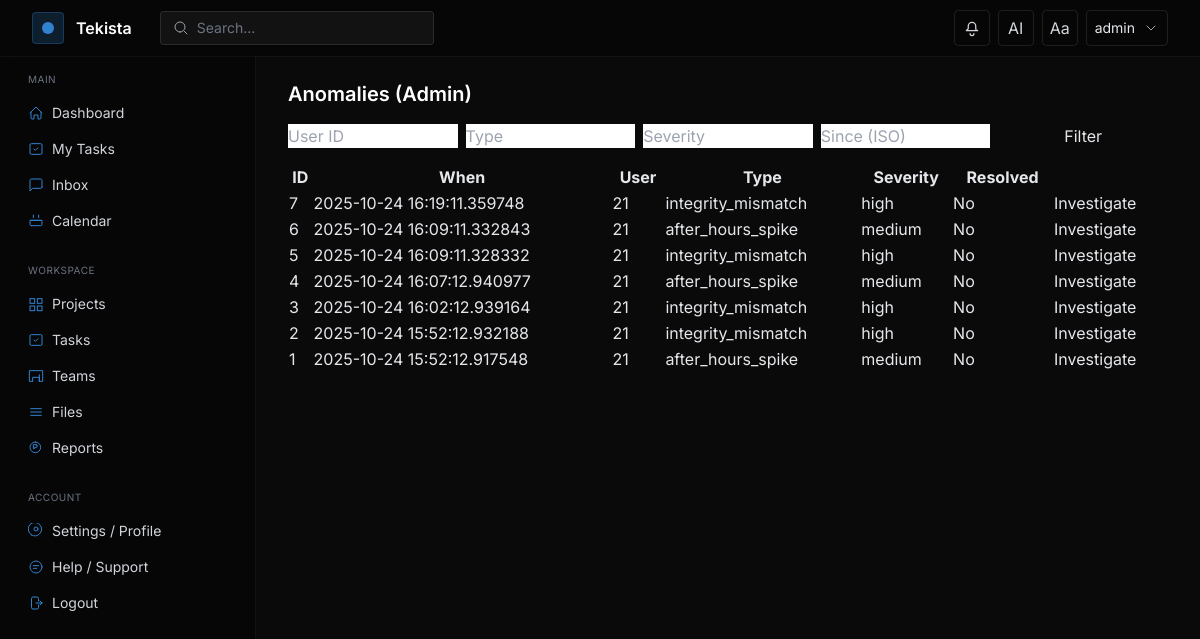
The app's page /admin/anomalies (signed in), older data.
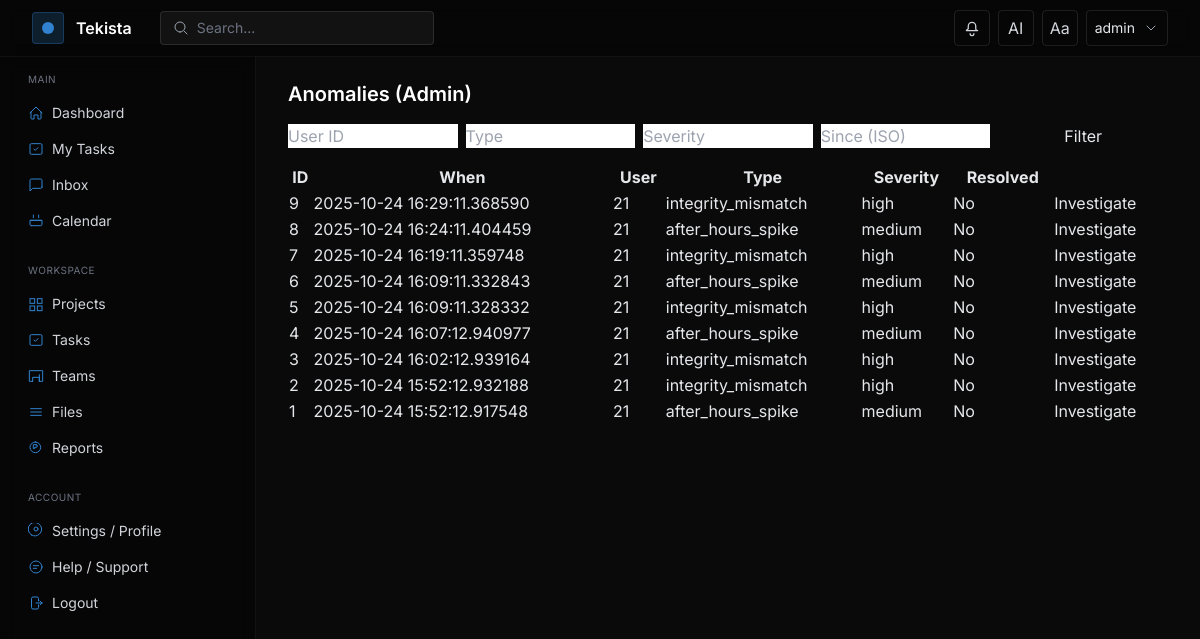
The same page, newer data.
### models.py (models this page shows, shortened)
class User(UserMixin, db.Model):
    __tablename__ = "user"
    id = db.Column(db.Integer, primary_key=True)
    username = db.Column(db.String(80), unique=True, nullable=False)
    email = db.Column(db.String(120), unique=True, nullable=False)
    password_hash = db.Column(db.String(128), nullable=False)
    organization_id = db.Column(db.Integer, db.ForeignKey('organization.id'), nullable=True)
    role_id = db.Column(db.Integer, db.ForeignKey('role.id'), nullable=True)
    custom_role_id = db.Column(db.Integer, db.ForeignKey('custom_role.id'), nullable=True)
    api_token = db.Column(db.String(128), unique=True, index=True, nullable=True)
    token_expiration = db.Column(db.DateTime, nullable=True)
    created_at = db.Column(db.DateTime, default=datetime.utcnow)
    current_workload = db.Column(db.Float, default=0.0)  # 0..100
    availability = db.Column(db.String(20), default='Available')  # Available|Busy|In a Meeting|On a Break|Out of Office
    role = db.relationship('Role')
    projects = db.relationship('Project', secondary=project_users, back_populates='users')
    tasks = db.relationship('Task', secondary=task_assignees, back_populates='assignees')

class AnomalyEvent(db.Model):
    __tablename__ = 'anomaly_event'
    id = db.Column(db.Integer, primary_key=True)
    user_id = db.Column(db.Integer, db.ForeignKey('user.id'), index=True)
    severity = db.Column(db.String(20))  # low|medium|high
    type = db.Column(db.String(80))
    occurred_at = db.Column(db.DateTime, default=datetime.utcnow, index=True)
    source_event_id = db.Column(db.Integer, nullable=True)
    evidence_json = db.Column(db.Text)
    explanation_json = db.Column(db.Text)
    resolved = db.Column(db.Boolean, default=False)
    resolved_by = db.Column(db.Integer, db.ForeignKey('user.id'), nullable=True)
    resolved_at = db.Column(db.DateTime, nullable=True)

### app.py (the view)
    @app.route('/admin/anomalies')
    @login_required
    def admin_anomalies():
        _require_admin()
        from models import AnomalyEvent, User
        events = AnomalyEvent.query.order_by(AnomalyEvent.occurred_at.desc()).limit(200).all()
        users_map = {u.id: u for u in User.query.all()}
        return render_template('pages/anomalies.html', events=events, users_map=users_map)

### templates/pages/anomalies.html (shortened to what this page needs)
{% extends 'layouts/app.html' %}
{% block content %}
<div class="max-w-7xl">
  <h1 class="text-xl font-semibold text-white mb-4">Anomalies (Admin)</h1>
  <form method="get" class="mb-4 grid grid-cols-1 md:grid-cols-5 gap-2">
    <input name="user_id" class="input input-bordered" placeholder="User ID" value="{{ request.args.get('user_id','') }}" />
    <input name="type" class="input input-bordered" placeholder="Type" value="{{ request.args.get('type','') }}" />
    <input name="severity" class="input input-bordered" placeholder="Severity" value="{{ request.args.get('severity','') }}" />
    <input name="since" class="input input-bordered" placeholder="Since (ISO)" value="{{ request.args.get('since','') }}" />
    <button class="btn btn-primary">Filter</button>
  </form>
  <div class="overflow-x-auto">
    <table class="table table-zebra w-full">
      <thead>
        <tr>
          <th>ID</th>
          <th>When</th>
          <th>User</th>
          <th>Type</th>
          <th>Severity</th>
          <th>Resolved</th>
          <th></th>
        </tr>
      </thead>
      <tbody>
        {% for e in events %}
        <tr>
          <td>{{ e.id }}</td>
          <td>{{ e.occurred_at }}</td>
          <td>{% if e.user_id %}{{ users_map.get(e.user_id).username if users_map.get(e.user_id) else e.user_id }}{% else %}-{% endif %}</td>
          <td>{{ e.type }}</td>
          <td>{{ e.severity }}</td>
          <td>{{ 'Yes' if e.resolved else 'No' }}</td>
          <td><a class="link" href="{{ url_for('admin_investigate', anomaly_id=e.id) }}">Investigate</a></td>
        </tr>
        {% else %}
        <tr><td colspan="7" class="text-gray-400">No anomalies found.</td></tr>
        {% endfor %}
      </tbody>
    </table>
  </div>
</div>
{% endblock %}

### templates/layouts/app.html (shortened to what this page needs)
<!DOCTYPE html>
<html lang="en" class="dark" data-theme="dark">
<head>
  <script src="https://cdn.tailwindcss.com"></script>
</head>
<body class="bg-bg text-gray-200 font-sans min-h-screen">
  <header class="fixed top-0 left-0 right-0 z-40 border-b border-white/5 bg-black/40 backdrop-blur">
    <div class="max-w-7xl mx-auto px-4 sm:px-6 lg:px-8 h-14 flex items-center justify-between">
      <div class="flex items-center gap-3">
        <div class="w-8 h-8 rounded bg-accent/20 border border-accent/30 flex items-center justify-center">
          <div class="w-3 h-3 rounded-full bg-accent"></div>
        </div>
        <a href="{{ url_for('projects.list_projects') }}" class="text-white font-semibold">Tekista</a>
        <div class="hidden md:flex items-center ml-4">
          <div class="flex items-center gap-2 bg-white/5 border border-white/10 rounded px-3 py-1.5">
            <svg class="w-4 h-4 text-gray-400" viewBox="0 0 24 24" fill="none" stroke="currentColor"><path stroke-linecap="round" stroke-linejoin="round" stroke-width="1.5" d="M21 21l-4.35-4.35M10.5 18a7.5 7.5 0 1 1 0-15 7.5 7.5 0 0 1 0 15z"/></svg>
            <input id="globalSearch" type="text" placeholder="Search..." class="bg-transparent outline-none text-sm text-gray-200 placeholder-gray-500 w-56">
          </div>
        </div>
      </div>
      <div class="flex items-center gap-2">
        <div class="relative">
          <button id="notifBell" class="relative inline-flex items-center justify-center w-9 h-9 rounded border border-white/10 text-gray-300 hover:text-white hover:border-white/20">
            <svg class="w-5 h-5" viewBox="0 0 24 24" fill="none" stroke="currentColor"><path stroke-linecap="round" stroke-linejoin="round" stroke-width="1.5" d="M14.25 18.75a2.25 2.25 0 1 1-4.5 0m9-3.75H5.25l1.318-1.318A2.25 2.25 0 0 0 7.5 12.84V9.75a4.5 4.5 0 0 1 9 0v3.09c0 .597.237 1.17.659 1.592L18.75 15z"/></svg>
          </button>
        </div>
        <a href="{{ url_for('ai_assistant') }}" class="inline-flex items-center justify-center w-9 h-9 rounded border border-white/10 text-gray-300 hover:text-white hover:border-white/20">AI</a>
        <button id="themeToggle" class="inline-flex items-center justify-center w-9 h-9 rounded border border-white/10 text-gray-300 hover:text-white hover:border-white/20">Aa</button>
        {% if current_user.is_authenticated %}
        <div class="relative">
          <button id="profileBtn" class="inline-flex items-center gap-2 px-2 h-9 rounded border border-white/10 hover:border-white/20">
            <span class="text-sm text-gray-200">{{ current_user.username }}</span>
            <svg class="w-4 h-4 text-gray-400" viewBox="0 0 24 24" fill="none" stroke="currentColor"><path stroke-linecap="round" stroke-linejoin="round" stroke-width="1.5" d="M6 9l6 6 6-6"/></svg>
          </button>
        </div>
        {% else %}
        <a href="{{ url_for('auth.login') }}" class="text-sm text-gray-300 hover:text-white px-3 py-2">Login</a>
        {% endif %}
      </div>
    </div>
  </header>
  <div class="pt-14 flex">
    <aside id="sidebar" class="hidden md:block w-64 shrink-0 h-[calc(100vh-56px)] sticky top-14 border-r border-white/5 bg-black/40 backdrop-blur">
      <nav class="p-4 space-y-6">
        <div>
          <div class="px-3 mb-2 text-[10px] uppercase tracking-wider text-gray-500">Main</div>
          <a href="{{ url_for('index') }}" class="flex items-center gap-2 px-3 py-2 rounded text-sm text-gray-300 hover:text-white hover:bg-white/5">
            <svg class="w-4 h-4 text-accent" viewBox="0 0 24 24" fill="none" stroke="currentColor"><path stroke-linecap="round" stroke-linejoin="round" stroke-width="1.5" d="M3 12l9-9 9 9M4.5 10.5v9a1.5 1.5 0 001.5 1.5H9v-6h6v6h3a1.5 1.5 0 001.5-1.5v-9"/></svg>
            <span>Dashboard</span>
          </a>
          <a href="{{ url_for('tasks.list_tasks') }}?assignee={{ current_user.id if current_user.is_authenticated else '' }}" class="flex items-center gap-2 px-3 py-2 rounded text-sm text-gray-300 hover:text-white hover:bg-white/5">
            <svg class="w-4 h-4 text-accent" viewBox="0 0 24 24" fill="none" stroke="currentColor"><path stroke-linecap="round" stroke-linejoin="round" stroke-width="1.5" d="M9 12l2 2 4-4"/><rect x="3" y="4" width="18" height="16" rx="2" ry="2" stroke-width="1.5"/></svg>
            <span>My Tasks</span>
          </a>
          <a href="{{ url_for('inbox') }}" class="flex items-center gap-2 px-3 py-2 rounded text-sm text-gray-300 hover:text-white hover:bg-white/5">
            <svg class="w-4 h-4 text-accent" viewBox="0 0 24 24" fill="none" stroke="currentColor"><path stroke-linecap="round" stroke-linejoin="round" stroke-width="1.5" d="M21 15a2 2 0 01-2 2H7l-4 4V5a2 2 0 012-2h14a2 2 0 012 2v10z"/></svg>
            <span>Inbox</span>
          </a>
          <a href="{{ url_for('calendar') }}" class="flex items-center gap-2 px-3 py-2 rounded text-sm text-gray-300 hover:text-white hover:bg-white/5">
            <svg class="w-4 h-4 text-accent" viewBox="0 0 24 24" fill="none" stroke="currentColor"><path stroke-linecap="round" stroke-linejoin="round" stroke-width="1.5" d="M8 7V3m8 4V3M4 11h16M5 19h14a2 2 0 002-2v-6H3v6a2 2 0 002 2z"/></svg>
            <span>Calendar</span>
          </a>
        </div>
        <div>
          <div class="px-3 mb-2 text-[10px] uppercase tracking-wider text-gray-500">Workspace</div>
          <a href="{{ url_for('projects.list_projects') }}" class="flex items-center gap-2 px-3 py-2 rounded text-sm text-gray-300 hover:text-white hover:bg-white/5">
            <span>Projects</span>
          </a>
          <a href="{{ url_for('tasks.list_tasks') }}" class="flex items-center gap-2 px-3 py-2 rounded text-sm text-gray-300 hover:text-white hover:bg-white/5">
            <svg class="w-4 h-4 text-accent" viewBox="0 0 24 24" fill="none" stroke="currentColor"><path stroke-linecap="round" stroke-linejoin="round" stroke-width="1.5" d="M9 12l2 2 4-4"/><rect x="3" y="4" width="18" height="16" rx="2" ry="2" stroke-width="1.5"/></svg>
            <span>Tasks</span>
          </a>
          <a href="{{ url_for('teams') }}" class="flex items-center gap-2 px-3 py-2 rounded text-sm text-gray-300 hover:text-white hover:bg-white/5">
            <svg class="w-4 h-4 text-accent" viewBox="0 0 24 24" fill="none" stroke="currentColor"><path stroke-linecap="round" stroke-linejoin="round" stroke-width="1.5" d="M17 20h5V4H2v16h5m10 0V10M7 20v-6h10v6"/></svg>
            <span>Teams</span>
          </a>
          <a href="{{ url_for('files') }}" class="flex items-center gap-2 px-3 py-2 rounded text-sm text-gray-300 hover:text-white hover:bg-white/5">
            <svg class="w-4 h-4 text-accent" viewBox="0 0 24 24" fill="none" stroke="currentColor"><path stroke-linecap="round" stroke-linejoin="round" stroke-width="1.5" d="M4 7h16M4 12h16M4 17h16"/></svg>
            <span>Files</span>
          </a>
          <a href="{{ url_for('reports') }}" class="flex items-center gap-2 px-3 py-2 rounded text-sm text-gray-300 hover:text-white hover:bg-white/5">
            <svg class="w-4 h-4 text-accent" viewBox="0 0 24 24" fill="none" stroke="currentColor"><path stroke-linecap="round" stroke-linejoin="round" stroke-width="1.5" d="M11 3a8 8 0 100 16 8 8 0 000-16zm1 4H8v6h2v-2h2a2 2 0 100-4z"/></svg>
            <span>Reports</span>
          </a>
        </div>
        <div class="mt-auto">
          <div class="px-3 mb-2 text-[10px] uppercase tracking-wider text-gray-500">Account</div>
          <a href="{{ url_for('settings') }}" class="flex items-center gap-2 px-3 py-2 rounded text-sm text-gray-300 hover:text-white hover:bg-white/5">
            <span>Settings / Profile</span>
          </a>
          <a href="{{ url_for('help') }}" class="flex items-center gap-2 px-3 py-2 rounded text-sm text-gray-300 hover:text-white hover:bg-white/5">
            <svg class="w-4 h-4 text-accent" viewBox="0 0 24 24" fill="none" stroke="currentColor"><path stroke-linecap="round" stroke-linejoin="round" stroke-width="1.5" d="M8 10h8M8 14h5M21 12a9 9 0 11-18 0 9 9 0 0118 0z"/></svg>
            <span>Help / Support</span>
          </a>
          {% if current_user.is_authenticated %}
          <a href="{{ url_for('auth.logout') }}" class="flex items-center gap-2 px-3 py-2 rounded text-sm text-gray-300 hover:text-white hover:bg-white/5">
            <svg class="w-4 h-4 text-accent" viewBox="0 0 24 24" fill="none" stroke="currentColor"><path stroke-linecap="round" stroke-linejoin="round" stroke-width="1.5" d="M15.75 9V5.25A2.25 2.25 0 0013.5 3h-6A2.25 2.25 0 005.25 5.25v13.5A2.25 2.25 0 007.5 21h6a2.25 2.25 0 002.25-2.25V15M12 12h9m0 0l-3 3m3-3l-3-3"/></svg>
            <span>Logout</span>
          </a>
          {% endif %}
        </div>
      </nav>
    </aside>
    <main class="flex-1 min-w-0">
      <div class="max-w-7xl mx-auto px-4 sm:px-6 lg:px-8 py-6">
        {% block content %}{% endblock %}
      </div>
    </main>
  </div>
</body>
</html>

### templates/layouts/app.html (style rules this page uses)
:root { --accent: #3182CE; }
html, body { height: 100%; }

Row changes from the older to the newer data that the page shows:
added AnomalyEvent: id "9", occurred_at "2025-10-24 16:29:11.368590", get "21", type "integrity_mismatch", severity "high", resolved "No"
added AnomalyEvent: id "8", occurred_at "2025-10-24 16:24:11.404459", get "21", type "after_hours_spike", severity "medium", resolved "No"
